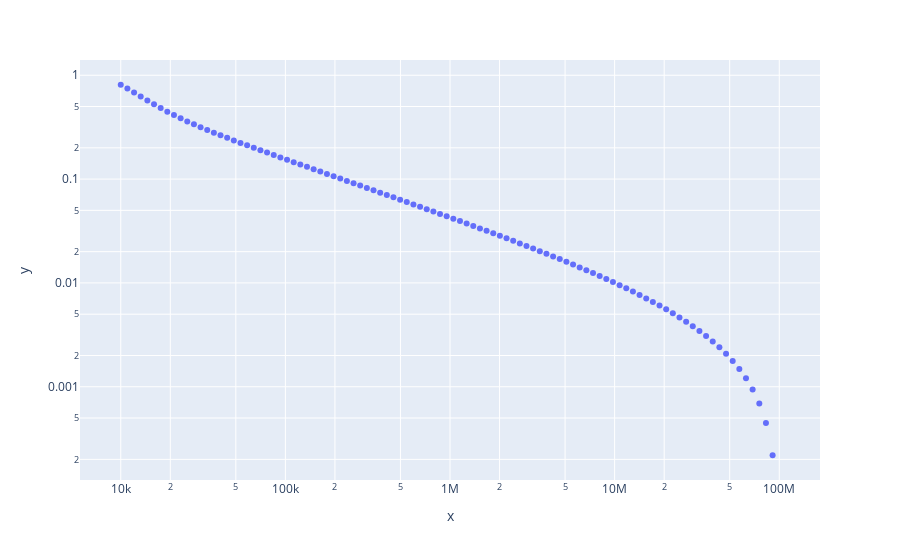

This figure's notebook cell:
### Code cell
ss = []
vv = []
shots_list = np.logspace(4,8,100)
for shots in shots_list:
    eps = shots**-0.5 
    s,v = spectral_dec(K + eps*Noise)
    ss.append(s)
    vv.append(v)
error = np.array([min(np.linalg.norm(vvv[-1]-sign*vv[-1][-1]) for sign in (+1,-1)) for vvv in vv])
px.scatter(x=shots_list,y=error**(1),log_x=True,log_y=True)
